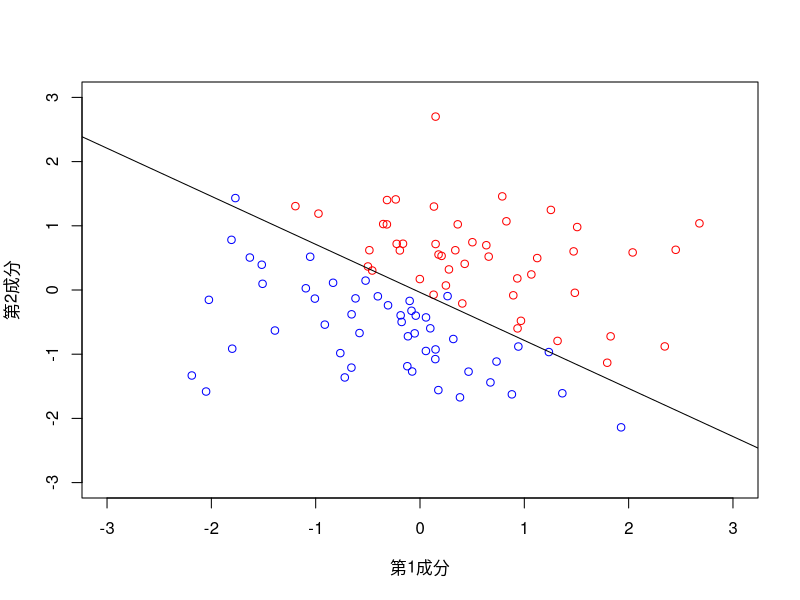
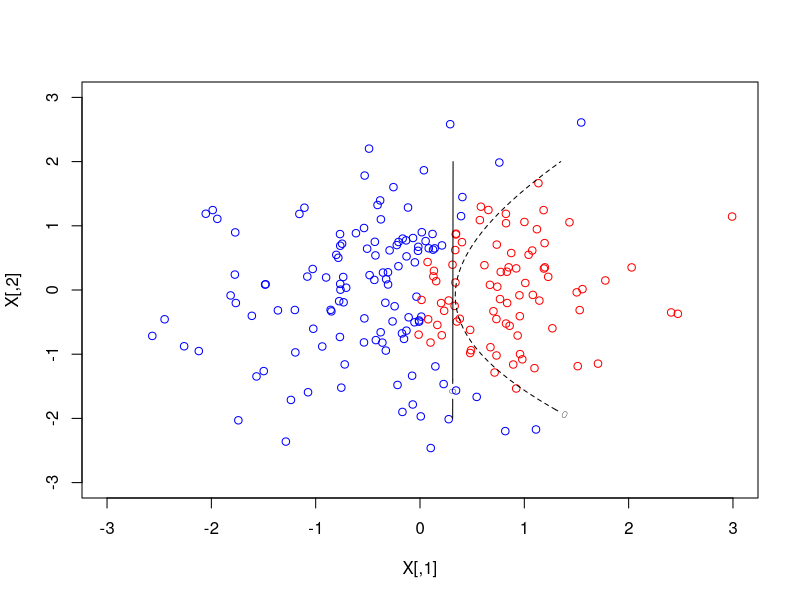
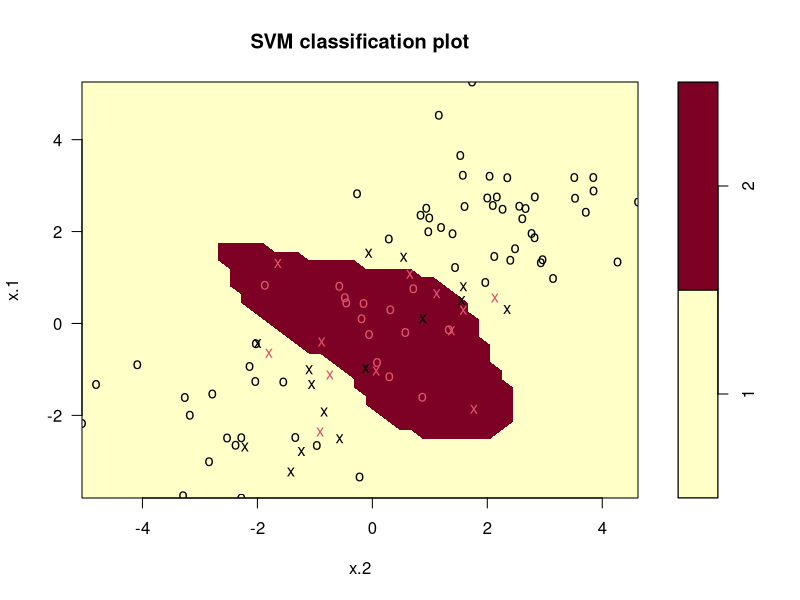

These figures' R source, in order:
### Statistical Learning with Math and R, Springer ###

# Chapter 9 Support Vector Machine

## 9.3 The solution of Support Vector Machine

library(quadprog)
svm.1=function(X,y,C){
  eps=0.0001; n=nrow(X); meq=1; Dmat=matrix(nrow=n,ncol=n);
  for(i in 1:n)for(j in 1:n)Dmat[i,j]=sum(X[i,]*X[j,])*y[i]*y[j];
  Dmat=Dmat+eps*diag(n) ## Adding small values to the diagonal elements to make the matrix nonsingular
  dvec= rep(1,n)
  Amat=matrix(nrow=(2*n+1),ncol=n); Amat[1,]=y;
  Amat[2:(n+1),1:n]=-diag(n); Amat[(n+2):(2*n+1),1:n]= diag(n);
  Amat=t(Amat) ## This package requires to specify the transpose for Amat.
  bvec= c(0,rep(-C,n),rep(0,n))
  alpha=solve.QP(Dmat,dvec,Amat,bvec=bvec,meq=1)$solution
  beta=drop((alpha*y)%*%X);
  index=(1:n)[eps<alpha&alpha<C-eps]
  beta.0=mean(y[index]-X[index,]%*%beta)
  return(list(beta=beta,beta.0=beta.0))
}

a=rnorm(1); b=rnorm(1); n=100;
X=matrix(rnorm(n*2),ncol=2,nrow=n); 
y=sign(a*X[,1]+b*X[,2]+0.1*rnorm(n))
plot(-3:3,-3:3,xlab="第1成分",ylab="第2成分", type="n")
for(i in 1:n){
  if(y[i]==1)points(X[i,1],X[i,2],col="red") 
  else points(X[i,1],X[i,2],col="blue")
}
qq=svm.1(X,y,10); 
abline(-qq$beta.0/qq$beta[2],-qq$beta[1]/qq$beta[2])


# 9.4 Extension of Support Vector Machine using Kernels
K.linear <-function(x,y) {return(t(x)%*%y)}
K.poly <-function(x,y) {return((1+t(x)%*%y)^2)}
svm.2=function(X,y,C, K){ ## svm.2 is another function name
  eps=0.0001; n=nrow(X); Dmat=matrix(nrow=n,ncol=n)
  for(i in 1:n)for(j in 1:n) Dmat[i,j]=K(X[i,],X[j,])*y[i]*y[j]
  Dmat=Dmat+eps*diag(n); dvec=rep(1,n)
  Amat=matrix(nrow=(2*n+1),ncol=n); Amat[1,]=y; Amat[2:(n+1),1:n]=-diag(n);
  Amat[(n+2):(2*n+1),1:n]=diag(n) ; Amat=t(Amat)
  bvec=c(0,-C*rep(1,n),rep(0,n)); meq=1
  alpha=solve.QP(Dmat,dvec,Amat,bvec=bvec,meq=1)$solution
  index=(1:n)[eps<alpha&alpha<C-eps]
  beta=drop((alpha*y)%*%X); beta.0=mean(y[index]-X[index,]%*%beta)
  return(list(alpha=alpha,beta.0=beta.0))
}
# Function Definition 
plot.kernel=function(K, lty){ ## Specify the line property via the parameter lty
  qq=svm.2(X,y,1,K); alpha=qq$alpha; beta.0=qq$beta.0
  f=function(u,v){x=c(u,v); S=beta.0; for(i in 1:n)S=S+alpha[i]*y[i]*K(X[i,], x); return(S)}
  ## f gives the height z at (x,y), and the contour can be obtained.
  u=seq(-2,2,.1);v=seq(-2,2,.1);w=array(dim=c(41,41))
  for(i in 1:41)for(j in 1:41)w[i,j]=f(u[i],v[j])
  contour(u,v,w,level=0,add=TRUE,lty=lty)
}
# Execution
a=3; b=-1
n=200; X=matrix(rnorm(n*2),ncol=2,nrow=n); y=sign(a*X[,1]+b*X[,2]^2+0.3*rnorm(n))
plot(-3:3,-3:3,xlab="X[,1]",ylab="X[,2]", type="n")
for(i in 1:n){
  if(y[i]==1)points(X[i,1],X[i,2],col="red") else points(X[i,1],X[i,2],col="blue")
}
plot.kernel(K.linear,1); 
plot.kernel(K.poly,2)

library(e1071)
x=matrix(rnorm(200*2), ncol=2); x[1:100,]=x[1:100,]+2; x[101:150,]=x[101:150,]-2
y=c(rep(1,150), rep(2,50)); dat=data.frame(x=x,y=as.factor(y))
train=sample(200,100)
svmfit=svm(y~., data=dat[train,], kernel ="radial", gamma=1, cost=100)
plot(svmfit, dat[train,])

tune.out=tune(svm, y~., data=dat[train ,], kernel="radial",
ranges=list(cost=c(0.1,1,10,100,1000), gamma=c(0.5,1,2,3,4)))
summary (tune.out)
